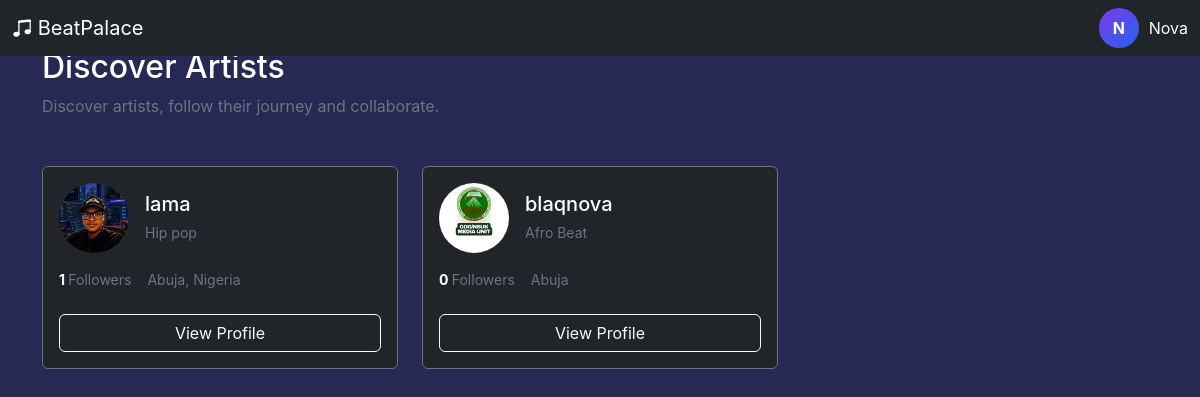
The app's page /artist/discover/ (signed in) with its own data.
### accounts/models.py (models this page shows, shortened)
class User(AbstractUser):
    ROLE_CHOICES = (
        ("producer", "Producer"),
        ("artist", "Artist"),
    )
    email = models.EmailField(unique=True)
    role = models.CharField(
        max_length=20,
        choices=ROLE_CHOICES
    )
    avatar = models.ImageField(
        upload_to="avatars/",
        blank=True,
        null=True
    )
    verified = models.BooleanField(default=False)
    created_at = models.DateTimeField(auto_now_add=True)

### artists/models.py (models this page shows, shortened)
class ArtistProfile(models.Model):
    user = models.OneToOneField(
        settings.AUTH_USER_MODEL,
        on_delete=models.CASCADE,
        related_name="artist_profile"
    )
    artist_name = models.CharField(
        max_length=100,
        blank=True
    )
    bio = models.TextField(
        blank=True
    )
    avatar = models.ImageField(
        upload_to="artists/avatars/",
        blank=True,
        null=True
    )
    cover_image = models.ImageField(
        upload_to="artists/covers/",
        blank=True,
        null=True
    )
    genre = models.CharField(
        max_length=100,
        blank=True
    )
    location = models.CharField(
        max_length=100,
        blank=True
    )
    phone = models.CharField(
        max_length=30,
        blank=True
    )
    email = models.EmailField(
        blank=True
    )
    website = models.URLField(
        blank=True
    )
    instagram = models.URLField(
        blank=True
    )
    twitter = models.URLField(
        blank=True
    )
    start_year = models.PositiveIntegerField(
        blank=True,
        null=True
    )
    end_year = models.PositiveIntegerField(
        blank=True,
        null=True
    )
    skill_description = models.TextField(
        blank=True
    )
    education = models.TextField(
        blank=True
    )
    date_of_birth = models.DateField(
        blank=True,
        null=True
    )
    marital_status = models.CharField(
        max_length=50,
        blank=True
    )
    followers_count = models.PositiveIntegerField(
        default=0
    )
    monthly_listeners = models.PositiveIntegerField(
        default=0
    )
    is_published = models.BooleanField(
        default=True
    )
    created_at = models.DateTimeField(
        auto_now_add=True
    )
    updated_at = models.DateTimeField(
        auto_now=True
    )

### artists/views.py (the view)
@login_required
def discover_artists(request):
    artists = ArtistProfile.objects.select_related(
        "user"
    ).filter(
        is_published=True
    ).order_by(
        "-created_at"
    )
    return render(
        request,
        "artists/artist_discover.html",
        {
            "artists": artists
        }
    )

### templates/artists/artist_discover.html (shortened to what this page needs)
{% extends "base.html" %}
{% block content %}
<div class="container py-5">
    <div class="mb-5">
        <h2 class="text-white">
            Discover Artists
        </h2>
        <p class="text-secondary">
            Discover artists, follow their journey and collaborate.
        </p>
    </div>
    <div class="row g-4">
        {% for artist in artists %}
            <div class="col-12 col-md-6 col-lg-4">
                <div class="card bg-dark border-secondary h-100">
                    <div class="card-body">
                        <div class="d-flex align-items-center gap-3">
                            {% if artist.avatar %}
                                <img
                                    src="{{ artist.avatar.url }}"
                                    width="70"
                                    height="70"
                                    class="rounded-circle"
                                    style="object-fit: cover;"
                                >
                            {% endif %}
                            <div>
                                <h5 class="text-white mb-1">
                                    {{ artist.artist_name }}
                                </h5>
                                <small class="text-secondary">
                                    {{ artist.genre }}
                                </small>
                            </div>
                        </div>
                        <div class="d-flex gap-3 mt-3">
                            <small class="text-secondary">
                                <strong class="text-white">
                                    {{ artist.user.engagement_followers.count }}
                                </strong>
                                Followers
                            </small>
                            <small class="text-secondary">
                                {{ artist.location }}
                            </small>
                        </div>
                        <a
                            href="{% url 'artists:public_artist_profile' artist.user.username %}"
                            class="btn btn-outline-light w-100 mt-4"
                        >
                            View Profile
                        </a>
                    </div>
                </div>
            </div>
        {% empty %}
            <div class="col-12">
                <div class="alert alert-dark">
                    No artists found.
                </div>
            </div>
        {% endfor %}
    </div>
</div>
{% endblock %}

### templates/base.html (shortened to what this page needs)
{% load static %}
<!DOCTYPE html>
<html lang="en">
<head>
    <link
    href="https://cdn.jsdelivr.net/npm/bootstrap@5.3.3/dist/css/bootstrap.min.css"
    rel="stylesheet"
    >
    <link
    href="https://cdn.jsdelivr.net/npm/bootstrap-icons@1.11.3/font/bootstrap-icons.css"
    rel="stylesheet"
    >
    <link
     rel="stylesheet"
     href="{% static 'css/style.css' %}"
    >
</head>
<nav class="navbar fixed-top bg-dark" data-bs-theme="dark">
    <div class="container-fluid d-flex justify-content-between align-items-center">
        {% if user.role == "artist" %}
            <a
                class="navbar-brand"
                href="{% url 'artist_dashboard' %}"
            >
                <i class="bi bi-music-note-beamed"></i>
                BeatPalace
            </a>
        {% elif user.role == "producer" %}
            <a
                class="navbar-brand"
                href="{% url 'producer_dashboard' %}"
            >
                <i class="bi bi-music-note-beamed"></i>
                BeatPalace
            </a>
        {% endif %}
        <div class="d-flex gap-2">
            <div class="user-profile">
                <div class="avatar">
                    {{ user.username|first|upper }}
                </div>
                <span>
                    {{ user.username }}
                </span>
            </div>
        </div>
    </div>
</nav>
{% block content %}
{% endblock %}
</body>
</html>

### static/css/style.css (style rules this page uses)
:root { --bg: #282854; --sidebar: #11111a; --card: #151520; --border: #262638; --text: #ffffff; --muted: #fff; --primary: #7c3aed; --secondary: #2563eb; }
* { box-sizing: border-box; }
.user-profile { display: flex; align-items: center; gap: 10px; }
.avatar { width: 40px; height: 40px; display: flex; justify-content: center; align-items: center; border-radius: 50%; background: linear-gradient( 135deg, var(--primary), var(--secondary) ); font-weight: bold; }

### records on screen
User: username|first "N", username "Nova"
ArtistProfile: avatar (picture), artist_name "lama", genre "Hip pop", user.engagement_followers.count "1", location "Abuja, Nigeria"
ArtistProfile: avatar (picture), artist_name "blaqnova", genre "Afro Beat", user.engagement_followers.count "0", location "Abuja"
